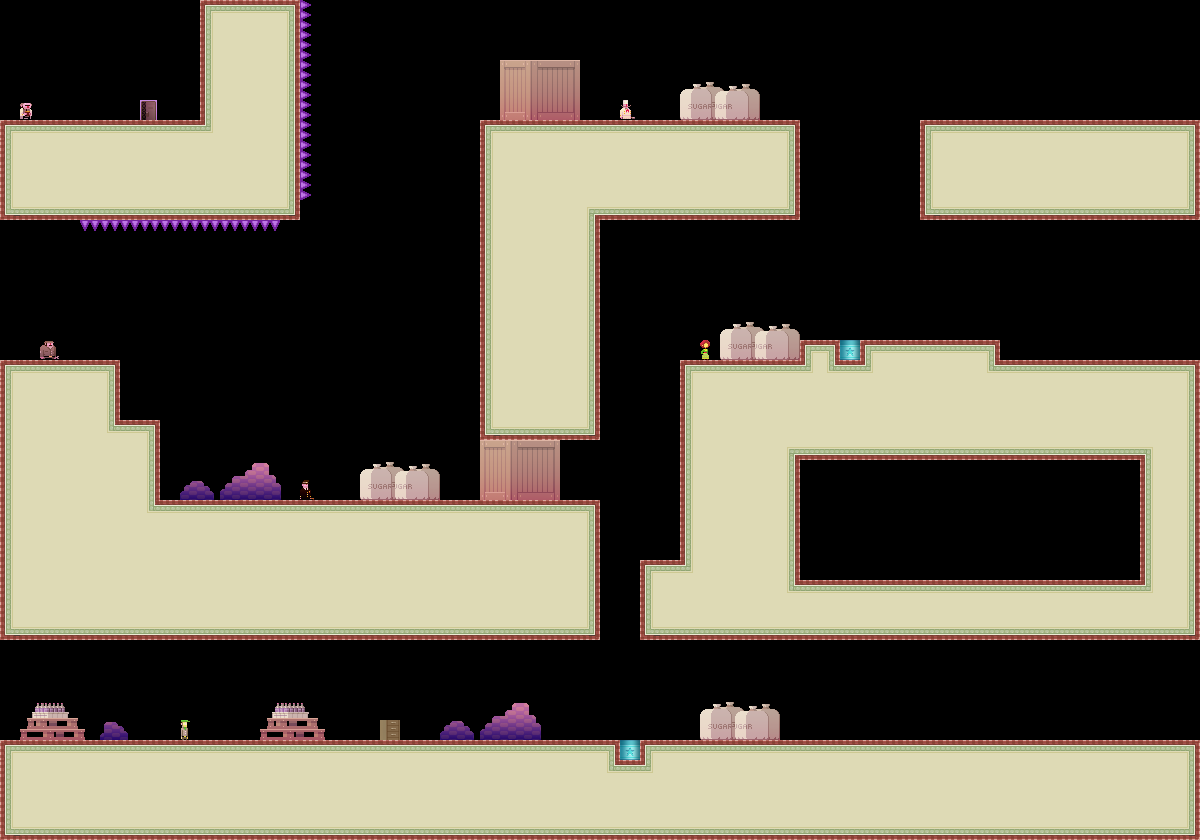

This game map was drawn from its Tiled (.tmx) file and the tilesets committed beside it. A one-line description and the trimmed map source follow:
An orthogonal 60x42 tile map with 20x20 px tiles, 1 tile layer (bg) and 2 objects.

<map version="1.0" orientation="orthogonal" width="60" height="42" tilewidth="20" tileheight="20">
 <tileset firstgid="1" name="tiles_sydney" tilewidth="20" tileheight="20">
  <image source="../../../../../XNAModeContent/Lemonade/tiles_sydney.png" width="400" height="400" />
  <terraintypes>
   <terrain name="regularBlocks" tile="-1" />
  </terraintypes>
  <tile id="8" terrain=",,,0" />
  <tile id="9" terrain=",,0,0" />
  <tile id="10" terrain=",,0,0" />
  <tile id="11" terrain=",,0,0" />
  <tile id="12" terrain=",,0,0" />
  <tile id="13" terrain=",,0,0" />
  <tile id="14" terrain=",,0," />
  <tile id="15" terrain="0,0,0," />
  <tile id="16" terrain="0,0,,0" />
  <tile id="28" terrain=",0,,0" />
  <tile id="34" terrain="0,,0," />
  <tile id="35" terrain="0,,0,0" />
  <tile id="36" terrain=",0,0,0" />
  <tile id="48" terrain=",0,,0" />
  <tile id="54" terrain="0,,0," />
  <tile id="68" terrain=",0,,0" />
  <tile id="74" terrain="0,,0," />
  <tile id="88" terrain=",0,,0" />
  <tile id="94" terrain="0,,0," />
  <tile id="108" terrain=",0,,0" />
  <tile id="114" terrain="0,,0," />
  <tile id="128" terrain=",0,," />
  <tile id="129" terrain="0,0,," />
  <tile id="130" terrain="0,0,," />
  <tile id="131" terrain="0,0,," />
  <tile id="132" terrain="0,0,," />
  <tile id="133" terrain="0,0,," />
  <tile id="134" terrain="0,,," />
  <tile id="194" terrain="0,0,0,0" />
  <tile id="356">
   <properties>
    <property name="LargeCrate" value="" />
   </properties>
  </tile>
  <tile id="380">
   <properties>
    <property name="Andre" value="" />
   </properties>
  </tile>
  <tile id="381">
   <properties>
    <property name="Liselot" value="" />
   </properties>
  </tile>
  <tile id="382">
   <properties>
    <property name="Amsterdaam" value="" />
   </properties>
  </tile>
  <tile id="383">
   <properties>
    <property name="Worker" value="" />
   </properties>
  </tile>
  <tile id="384">
   <properties>
    <property name="Inspector" value="" />
   </properties>
  </tile>
  <tile id="385">
   <properties>
    <property name="Chef" value="" />
   </properties>
  </tile>
  <tile id="386">
   <properties>
    <property name="Exit" value="" />
   </properties>
  </tile>
  <tile id="387">
   <properties>
    <property name="Trampoline" value="" />
   </properties>
  </tile>
  <tile id="388">
   <properties>
    <property name="SmallCrate" value="" />
   </properties>
  </tile>
  <tile id="389">
   <properties>
    <property name="SugarBag" value="" />
   </properties>
  </tile>
 </tileset>
 <layer name="bg" width="60" height="42">
  <data>[2520 cells, 1301 non-empty, 90 distinct tile ids]</data>
 </layer>
 <objectgroup name="boxes" width="60" height="42">
  <object x="340" y="120">
   <polyline points="0,0 0,300" />
  </object>
  <object x="600" y="320">
   <polyline points="40,0 40,180" />
  </object>
 </objectgroup>
</map>
